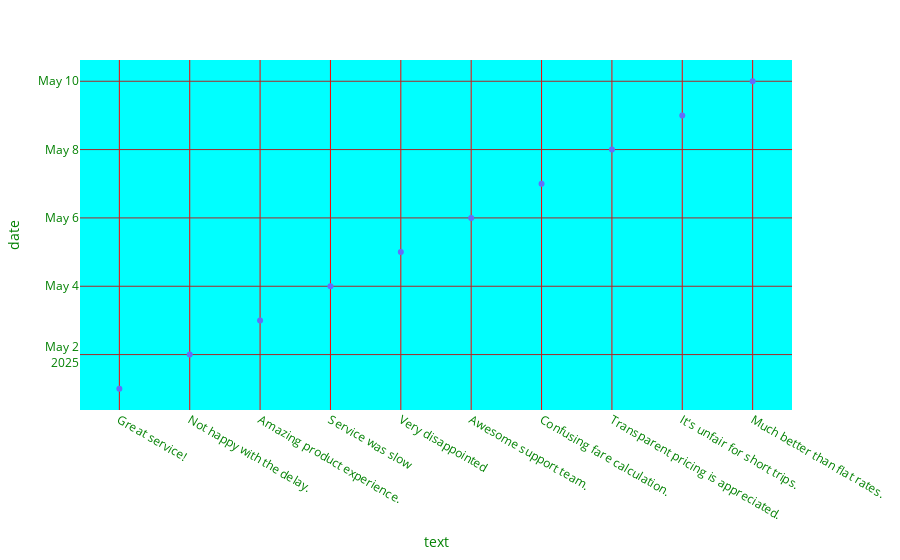

Notebook code for this chart:
### Code cell
# this is visualization by scatter chart
import plotly.express as px
fig=px.scatter(ICT_CHAMBER,x='text',y='date')
fig.update_layout(plot_bgcolor='cyan')
fig.update_layout(xaxis=dict(showgrid=True,gridcolor='red'))
fig.update_layout(yaxis=dict(showgrid=True,gridcolor='brown'))
fig.update_layout(font=dict(color='green'))
fig.show()

### Figure 1 — Plotly figure (JSON) as saved in the notebook; plotly's stock layout.template omitted (floating-point values rounded to 4 significant figures)
{"data": [{"hovertemplate": "text=%{x}<br>date=%{y}<extra></extra>", "legendgroup": "", "marker": {"color": "#636efa", "symbol": "circle"}, "mode": "markers", "name": "", "orientation": "v", "showlegend": false, "type": "scatter", "x": ["Great service!", "Not happy with the delay.", "Amazing product experience.", "Service was slow", "Very disappointed", "Awesome support team.", "Confusing fare calculation.", "Transparent pricing is appreciated.", "It's unfair for short trips.", "Much better than flat rates."], "xaxis": "x", "y": ["2025-05-01", "2025-05-02", "2025-05-03", "2025-05-04", "2025-05-05", "2025-05-06", "2025-05-07", "2025-05-08", "2025-05-09", "2025-05-10"], "yaxis": "y"}], "layout": {"autosize": true, "font": {"color": "green"}, "legend": {"tracegroupgap": 0}, "margin": {"t": 60}, "plot_bgcolor": "cyan", "xaxis": {"anchor": "y", "autorange": true, "domain": [0, 1], "gridcolor": "red", "range": [-0.546, 9.546], "showgrid": true, "title": {"text": "text"}, "type": "category"}, "yaxis": {"anchor": "x", "autorange": true, "domain": [0, 1], "gridcolor": "brown", "range": ["2025-04-30 04:37:44.3735", "2025-05-10 19:22:15.6265"], "showgrid": true, "title": {"text": "date"}, "type": "date"}}}
